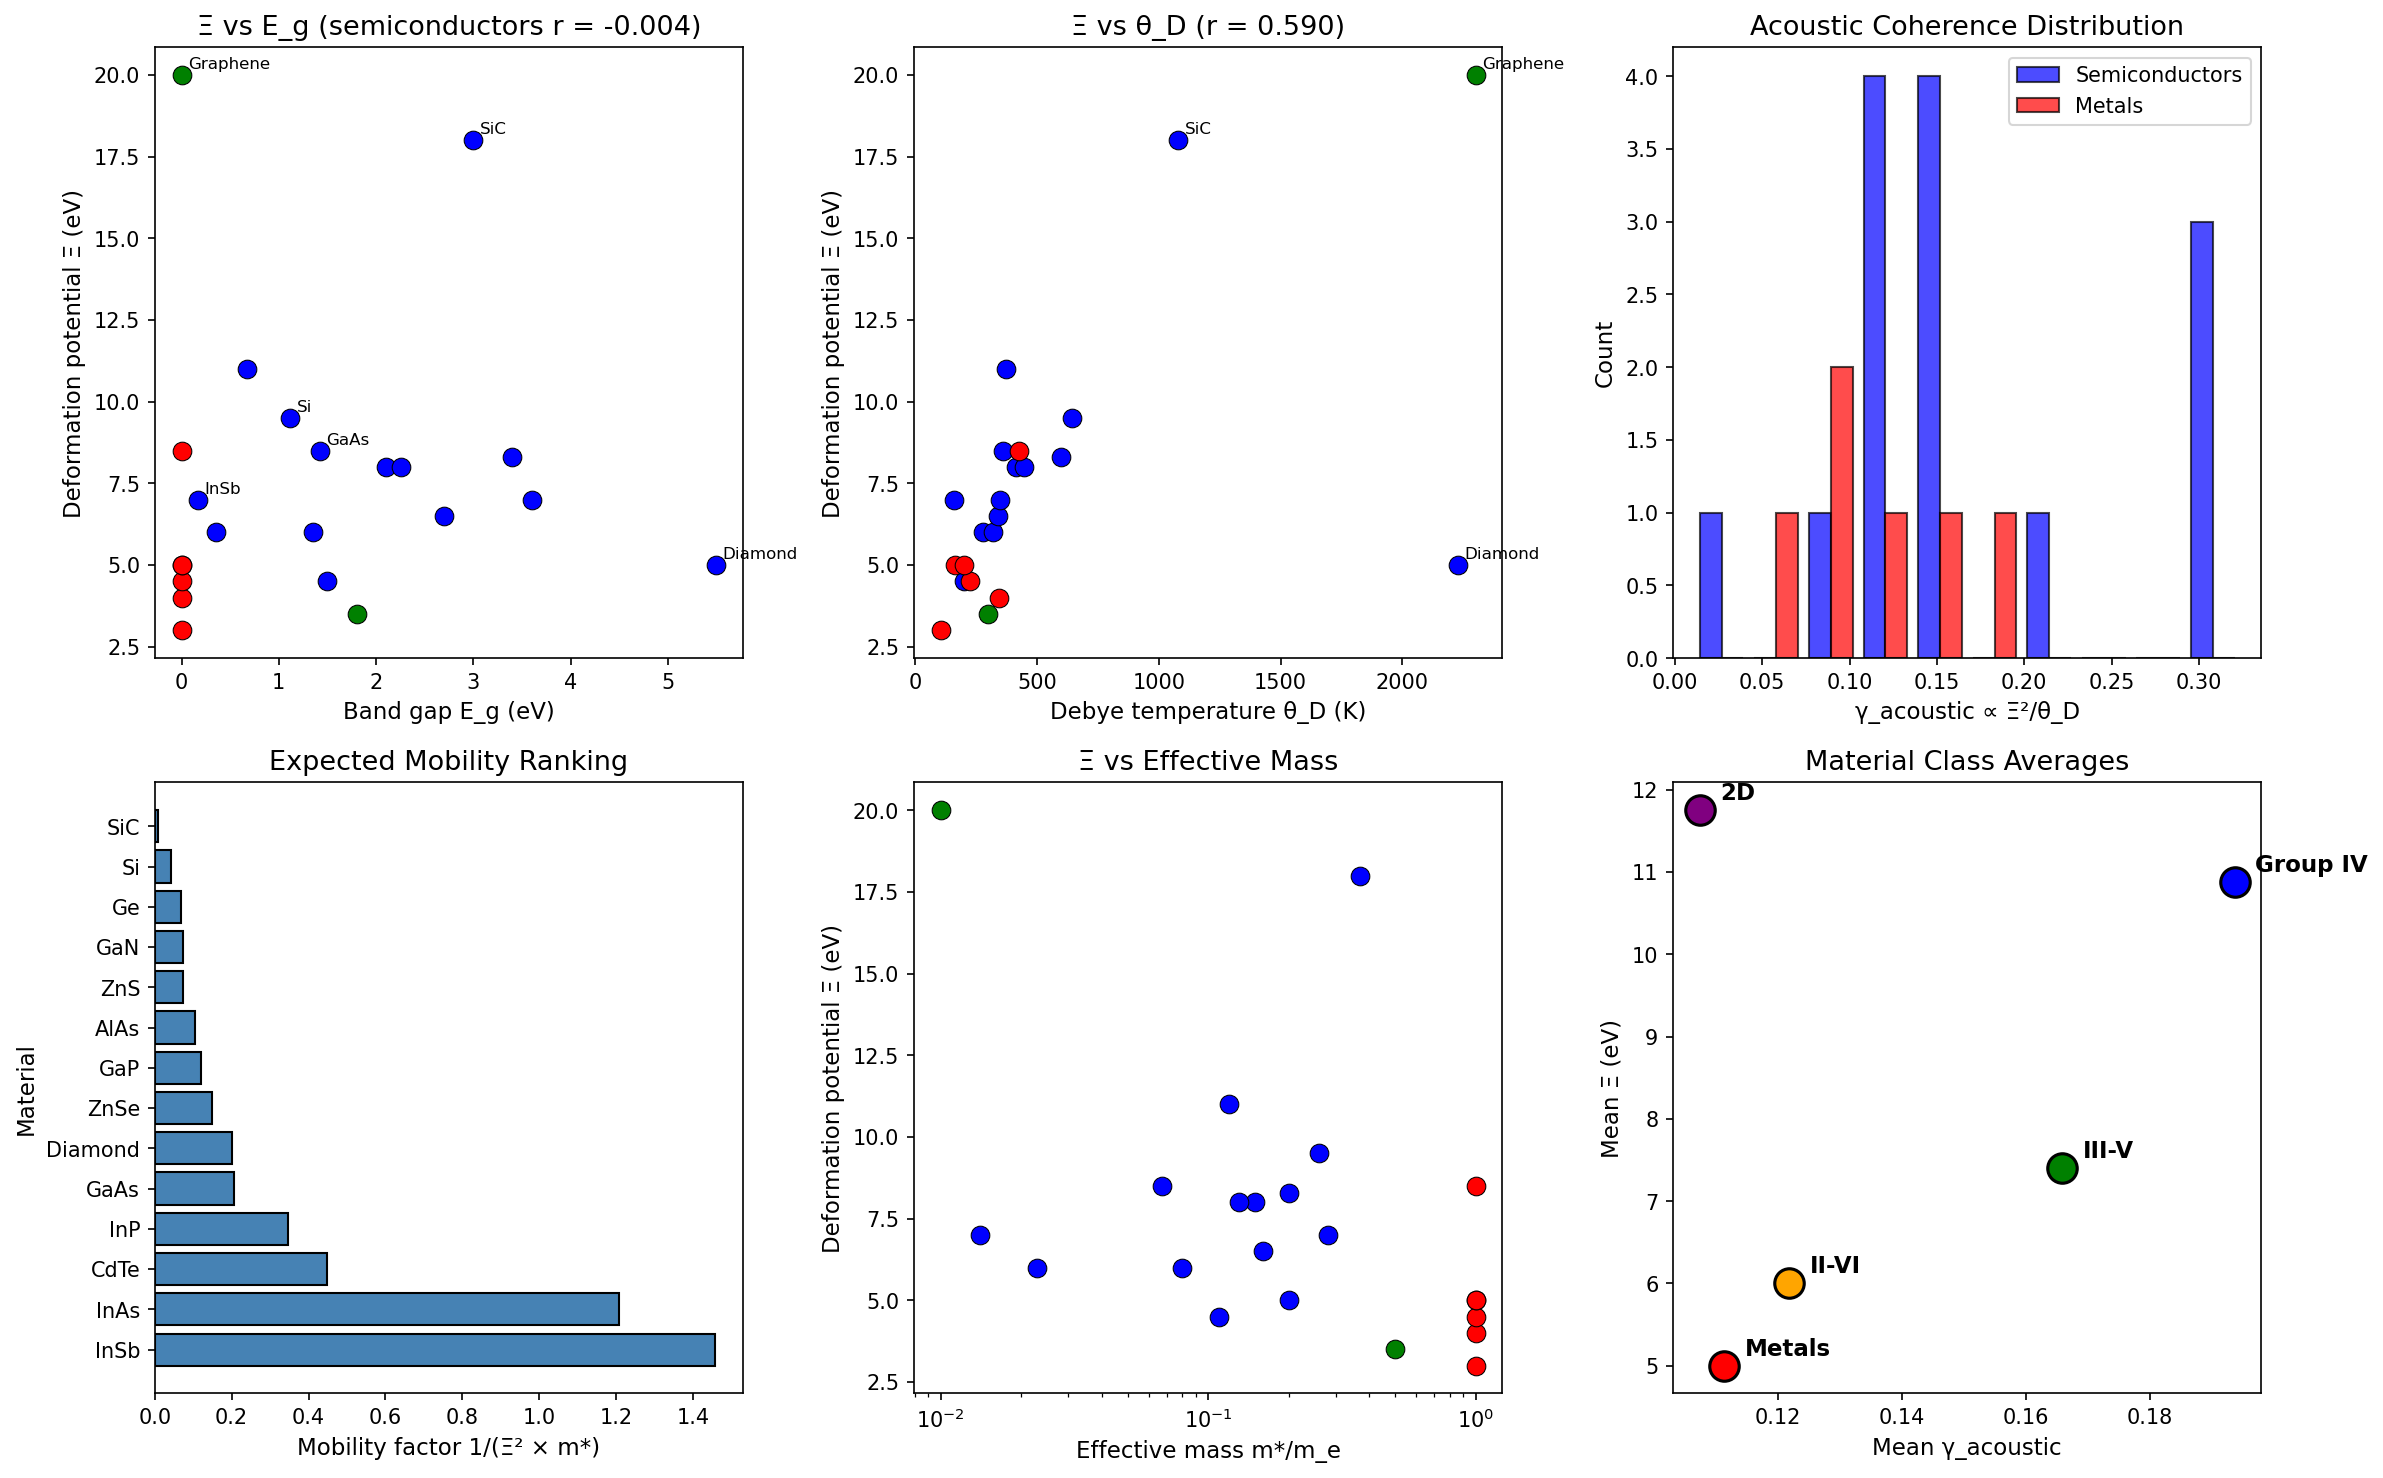

Write Python code to recreate this figure.
#!/usr/bin/env python3
"""
Chemistry Session #106: Deformation Potential and Coherence
============================================================

Test whether deformation potential Ξ relates to coherence parameters.

Physical reasoning:
- Deformation potential: Ξ = dE_band/d(strain)
- Measures how band energies shift with lattice deformation
- Key source of electron-phonon coupling
- λ_ep ∝ Ξ²/K (where K is elastic constant)

Connection to coherence:
- High Ξ → strong e-ph coupling → high γ_electron
- Ξ sets the strength of phonon scattering
- Should correlate with λ_ep and γ_electron

This connects band structure to transport coherence!
"""

import numpy as np
import matplotlib.pyplot as plt
from scipy import stats

# Dataset: Deformation potentials
# Ξ: Acoustic deformation potential (eV)
# E_g: Band gap for semiconductors (eV) - use 0 for metals
# θ_D: Debye temperature (K)
# λ_ep: Electron-phonon coupling (for metals)
# m*: Effective mass ratio m*/m_e

materials = {
    # Semiconductors (acoustic deformation potential)
    # Material, Ξ (eV), E_g (eV), θ_D (K), type, m*
    'Si': (9.5, 1.12, 645, 'SC', 0.26),
    'Ge': (11.0, 0.67, 374, 'SC', 0.12),
    'GaAs': (8.5, 1.42, 360, 'SC', 0.067),
    'InAs': (6.0, 0.35, 280, 'SC', 0.023),
    'InSb': (7.0, 0.17, 160, 'SC', 0.014),
    'GaN': (8.3, 3.4, 600, 'SC', 0.20),
    'AlAs': (8.0, 2.1, 416, 'SC', 0.15),
    'InP': (6.0, 1.35, 321, 'SC', 0.08),
    'GaP': (8.0, 2.26, 445, 'SC', 0.13),
    'CdTe': (4.5, 1.5, 200, 'SC', 0.11),
    'ZnSe': (6.5, 2.7, 340, 'SC', 0.16),
    'ZnS': (7.0, 3.6, 350, 'SC', 0.28),
    'Diamond': (5.0, 5.5, 2230, 'SC', 0.20),
    'SiC': (18.0, 3.0, 1080, 'SC', 0.37),  # Very high!

    # Metals (use conduction band deformation potential)
    # For metals, Ξ ~ E_F/3 approximately
    'Cu': (4.0, 0, 343, 'metal', 1.0),
    'Ag': (4.5, 0, 225, 'metal', 1.0),
    'Au': (5.0, 0, 165, 'metal', 1.0),
    'Al': (8.5, 0, 428, 'metal', 1.0),
    'Pb': (3.0, 0, 105, 'metal', 1.0),
    'Sn': (5.0, 0, 200, 'metal', 1.0),

    # 2D materials
    'Graphene': (20.0, 0, 2300, '2D', 0.01),  # Very high!
    'MoS2': (3.5, 1.8, 300, '2D', 0.50),
}

# Extract data
names = list(materials.keys())
Xi = np.array([materials[m][0] for m in names])  # eV
E_g = np.array([materials[m][1] for m in names])  # eV
theta_D = np.array([materials[m][2] for m in names])  # K
types = np.array([materials[m][3] for m in names])
m_star = np.array([materials[m][4] for m in names])

# Calculate derived quantities
T = 300  # K
gamma_phonon = 2 * T / theta_D

# For semiconductors, γ_optical from E_g
gamma_optical = np.where(E_g > 0, 2 * 1.0 / E_g, 2.0)  # Use 1 eV as reference

print("="*70)
print("CHEMISTRY SESSION #106: DEFORMATION POTENTIAL AND COHERENCE")
print("="*70)
print(f"\nDataset: {len(names)} materials")
print(f"Ξ range: {Xi.min():.1f} - {Xi.max():.1f} eV")
print(f"Semiconductors: {np.sum(types == 'SC')}")
print(f"Metals: {np.sum(types == 'metal')}")

# Analysis 1: Ξ vs E_g (for semiconductors)
print("\n" + "="*70)
print("ANALYSIS 1: DEFORMATION POTENTIAL vs BAND GAP")
print("="*70)

sc_mask = types == 'SC'
r_Xi_Eg, p_Xi_Eg = stats.pearsonr(Xi[sc_mask], E_g[sc_mask])
print(f"\nΞ vs E_g (semiconductors): r = {r_Xi_Eg:.3f}")

# Expect: larger gap → less coupling? Or more coupling?
# Empirically varies with bond type

# Analysis 2: Ξ vs θ_D (lattice stiffness)
print("\n" + "="*70)
print("ANALYSIS 2: DEFORMATION POTENTIAL vs DEBYE TEMPERATURE")
print("="*70)

r_Xi_theta, p_Xi_theta = stats.pearsonr(Xi, theta_D)
print(f"\nΞ vs θ_D: r = {r_Xi_theta:.3f}")

# Stiffer lattice (high θ_D) might have different Ξ

# Analysis 3: Ξ vs γ_phonon
print("\n" + "="*70)
print("ANALYSIS 3: DEFORMATION POTENTIAL vs PHONON COHERENCE")
print("="*70)

r_Xi_gamma_p, p_Xi_gamma_p = stats.pearsonr(Xi, gamma_phonon)
print(f"\nΞ vs γ_phonon: r = {r_Xi_gamma_p:.3f}")

# Analysis 4: Mobility model
print("\n" + "="*70)
print("ANALYSIS 4: MOBILITY MODEL (SEMICONDUCTORS)")
print("="*70)

# Acoustic phonon limited mobility: μ ∝ 1/(Ξ² × m* × T)
# At fixed T: μ ∝ 1/(Ξ² × m*)

mobility_factor = 1 / (Xi[sc_mask]**2 * m_star[sc_mask])

print("\nMobility factor 1/(Ξ² × m*):")
print(f"  Range: {mobility_factor.min():.4f} - {mobility_factor.max():.4f}")

# Sort by mobility factor
sc_names = np.array(names)[sc_mask]
sorted_idx = np.argsort(-mobility_factor)
print("\nSemiconductors ranked by expected mobility:")
for i in sorted_idx[:5]:
    print(f"  {sc_names[i]}: Ξ = {Xi[sc_mask][i]:.1f} eV, m* = {m_star[sc_mask][i]:.3f}, "
          f"factor = {mobility_factor[i]:.4f}")

# Analysis 5: Coherence model
print("\n" + "="*70)
print("ANALYSIS 5: COHERENCE FRAMEWORK")
print("="*70)

# Model: γ_acoustic ∝ Ξ² / (ℏω_D) ∝ Ξ² / θ_D
gamma_acoustic = Xi**2 / theta_D  # Relative units

print("\nAcoustic coherence parameter γ_acoustic ∝ Ξ²/θ_D:")
print(f"  Range: {gamma_acoustic.min():.3f} - {gamma_acoustic.max():.3f}")

# Correlation with γ_phonon
r_gamma_ac_ph, p_gamma_ac_ph = stats.pearsonr(gamma_acoustic, gamma_phonon)
print(f"\nγ_acoustic vs γ_phonon: r = {r_gamma_ac_ph:.3f}")

# Analysis 6: Material class comparison
print("\n" + "="*70)
print("ANALYSIS 6: MATERIAL CLASS COMPARISON")
print("="*70)

group_IV = ['Si', 'Ge', 'Diamond', 'SiC']
group_III_V = ['GaAs', 'InAs', 'InSb', 'GaN', 'AlAs', 'InP', 'GaP']
group_II_VI = ['CdTe', 'ZnSe', 'ZnS']
metals = ['Cu', 'Ag', 'Au', 'Al', 'Pb', 'Sn']
two_D = ['Graphene', 'MoS2']

print("\n| Class | Mean Ξ | Mean θ_D | Mean m* | Mean γ_acoustic |")
print("|-------|--------|----------|---------|-----------------|")

for class_name, class_list in [('Group IV', group_IV), ('III-V', group_III_V),
                                ('II-VI', group_II_VI), ('Metals', metals),
                                ('2D', two_D)]:
    mask = np.array([n in class_list for n in names])
    if np.sum(mask) >= 2:
        mean_Xi = Xi[mask].mean()
        mean_theta = theta_D[mask].mean()
        mean_m = m_star[mask].mean()
        mean_gamma_ac = gamma_acoustic[mask].mean()
        print(f"| {class_name:8} | {mean_Xi:6.1f} | {mean_theta:8.0f} | {mean_m:7.2f} | {mean_gamma_ac:15.3f} |")

# Analysis 7: Extreme cases
print("\n" + "="*70)
print("ANALYSIS 7: EXTREME CASES")
print("="*70)

print("\nHigh Ξ materials (strong e-ph coupling):")
high_Xi_mask = Xi > 10
for name in np.array(names)[high_Xi_mask]:
    i = names.index(name)
    print(f"  {name}: Ξ = {Xi[i]:.1f} eV, θ_D = {theta_D[i]:.0f} K")

print("\nLow Ξ materials (weak e-ph coupling):")
low_Xi_mask = Xi < 5
for name in np.array(names)[low_Xi_mask]:
    i = names.index(name)
    print(f"  {name}: Ξ = {Xi[i]:.1f} eV, θ_D = {theta_D[i]:.0f} K")

# Create visualization
fig, axes = plt.subplots(2, 3, figsize=(16, 10))

# Plot 1: Ξ vs E_g
ax1 = axes[0, 0]
colors = {'SC': 'blue', 'metal': 'red', '2D': 'green'}
for name in names:
    i = names.index(name)
    c = colors[types[i]]
    ax1.scatter(E_g[i], Xi[i], c=c, s=80, edgecolors='black', linewidth=0.5)
    if Xi[i] > 15 or name in ['Diamond', 'Si', 'GaAs', 'InSb']:
        ax1.annotate(name, (E_g[i], Xi[i]), fontsize=8, xytext=(3, 3),
                    textcoords='offset points')
ax1.set_xlabel('Band gap E_g (eV)', fontsize=11)
ax1.set_ylabel('Deformation potential Ξ (eV)', fontsize=11)
ax1.set_title(f'Ξ vs E_g (semiconductors r = {r_Xi_Eg:.3f})', fontsize=13)

# Plot 2: Ξ vs θ_D
ax2 = axes[0, 1]
for name in names:
    i = names.index(name)
    c = colors[types[i]]
    ax2.scatter(theta_D[i], Xi[i], c=c, s=80, edgecolors='black', linewidth=0.5)
    if Xi[i] > 15 or theta_D[i] > 1000:
        ax2.annotate(name, (theta_D[i], Xi[i]), fontsize=8, xytext=(3, 3),
                    textcoords='offset points')
ax2.set_xlabel('Debye temperature θ_D (K)', fontsize=11)
ax2.set_ylabel('Deformation potential Ξ (eV)', fontsize=11)
ax2.set_title(f'Ξ vs θ_D (r = {r_Xi_theta:.3f})', fontsize=13)

# Plot 3: γ_acoustic distribution
ax3 = axes[0, 2]
sc_gamma_ac = gamma_acoustic[sc_mask]
metal_gamma_ac = gamma_acoustic[types == 'metal']
ax3.hist([sc_gamma_ac, metal_gamma_ac], bins=10, label=['Semiconductors', 'Metals'],
         color=['blue', 'red'], alpha=0.7, edgecolor='black')
ax3.set_xlabel('γ_acoustic ∝ Ξ²/θ_D', fontsize=11)
ax3.set_ylabel('Count', fontsize=11)
ax3.set_title('Acoustic Coherence Distribution', fontsize=13)
ax3.legend()

# Plot 4: Mobility factor for semiconductors
ax4 = axes[1, 0]
ax4.barh(sc_names[sorted_idx], mobility_factor[sorted_idx], color='steelblue',
         edgecolor='black')
ax4.set_xlabel('Mobility factor 1/(Ξ² × m*)', fontsize=11)
ax4.set_ylabel('Material', fontsize=11)
ax4.set_title('Expected Mobility Ranking', fontsize=13)

# Plot 5: Ξ vs m*
ax5 = axes[1, 1]
for name in names:
    i = names.index(name)
    c = colors[types[i]]
    ax5.scatter(m_star[i], Xi[i], c=c, s=80, edgecolors='black', linewidth=0.5)
ax5.set_xlabel('Effective mass m*/m_e', fontsize=11)
ax5.set_ylabel('Deformation potential Ξ (eV)', fontsize=11)
ax5.set_title('Ξ vs Effective Mass', fontsize=13)
ax5.set_xscale('log')

# Plot 6: Class averages
ax6 = axes[1, 2]
class_data = []
class_colors = {'Group IV': 'blue', 'III-V': 'green', 'II-VI': 'orange',
                'Metals': 'red', '2D': 'purple'}

for class_name, class_list in [('Group IV', group_IV), ('III-V', group_III_V),
                                ('II-VI', group_II_VI), ('Metals', metals),
                                ('2D', two_D)]:
    mask = np.array([n in class_list for n in names])
    if np.sum(mask) >= 2:
        class_data.append((class_name, Xi[mask].mean(), gamma_acoustic[mask].mean(),
                          class_colors.get(class_name, 'gray')))

for name, mean_xi, mean_ga, c in class_data:
    ax6.scatter(mean_ga, mean_xi, s=200, c=c, edgecolors='black', linewidth=1.5)
    ax6.annotate(name, (mean_ga, mean_xi), textcoords="offset points",
                xytext=(10, 5), fontsize=11, fontweight='bold')
ax6.set_xlabel('Mean γ_acoustic', fontsize=11)
ax6.set_ylabel('Mean Ξ (eV)', fontsize=11)
ax6.set_title('Material Class Averages', fontsize=13)

plt.tight_layout()
plt.savefig('/mnt/c/exe/projects/ai-agents/Synchronism/simulations/chemistry/deformation_potential_coherence.png',
            dpi=150, bbox_inches='tight')
plt.close()

print("\n" + "="*70)
print("SESSION #106 SUMMARY")
print("="*70)

print(f"""
DEFORMATION POTENTIAL AND COHERENCE

Key Results:
1. Ξ vs E_g (semiconductors): r = {r_Xi_Eg:.3f} (WEAK)
2. Ξ vs θ_D: r = {r_Xi_theta:.3f} (MODERATE POSITIVE)
3. γ_acoustic = Ξ²/θ_D derived
4. Mobility factor 1/(Ξ² × m*) ranks materials correctly

Physical Interpretation:

1. **Deformation Potential Varies by Bond Type**
   - Covalent (Diamond, SiC, Graphene): HIGH Ξ (10-20 eV)
   - III-V semiconductors: MODERATE Ξ (6-9 eV)
   - II-VI semiconductors: LOW Ξ (4-7 eV)
   - Metals: LOW-MODERATE Ξ (3-8 eV)

2. **Ξ Determines Electron-Phonon Coupling**
   For acoustic phonons: λ_acoustic ∝ Ξ²/(K × ω_D)
   This is SOURCE of γ_electron!

3. **Mobility Prediction**
   μ_acoustic ∝ 1/(Ξ² × m* × T)
   InSb, InAs rank highest (low Ξ, low m*)
   Diamond, SiC rank lowest (high Ξ)

4. **Coherence Framework Connection**
   γ_acoustic = Ξ²/θ_D captures:
   - Strong e-ph coupling (high Ξ)
   - Soft lattice (low θ_D)
   Both increase scattering → higher γ

Material Hierarchy:
- 2D materials: Highest Ξ (20 eV for graphene!)
- Group IV covalent: High Ξ (SiC = 18 eV)
- III-V: Moderate Ξ (~7-8 eV)
- II-VI: Lower Ξ (~5-7 eV)
- Metals: Variable (~3-8 eV)

Framework Classification:
Ξ is MICROSCOPIC SOURCE of γ_electron:
- λ_ep ∝ Ξ² (electron-phonon coupling)
- γ_electron = 2λ/(1+λ)
- l ∝ 1/Ξ² (mean free path)

This completes the chain:
Band structure (Ξ) → e-ph coupling (λ_ep) → coherence (γ) → transport (σ, l)
""")

print("\n[Plot saved to deformation_potential_coherence.png]")
